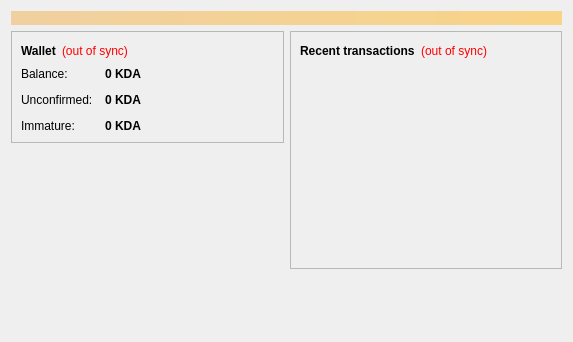
<?xml version="1.0" encoding="UTF-8"?>
<ui version="4.0">
 <class>OverviewPage</class>
 <widget class="QWidget" name="OverviewPage">
  <property name="geometry">
   <rect>
    <x>0</x>
    <y>0</y>
    <width>573</width>
    <height>342</height>
   </rect>
  </property>
  <property name="windowTitle">
   <string>Form</string>
  </property>
  <layout class="QVBoxLayout" name="topLayout">
   <item>
    <widget class="QLabel" name="labelAlerts">
     <property name="visible">
      <bool>false</bool>
     </property>
     <property name="styleSheet">
      <string notr="true">background-color: qlineargradient(x1: 0, y1: 0, x2: 1, y2: 0, stop:0 #F0D0A0, stop:1 #F8D488); color:#000000;</string>
     </property>
     <property name="wordWrap">
      <bool>true</bool>
     </property>
     <property name="margin">
      <number>3</number>
     </property>
    </widget>
   </item>
   <item>
    <layout class="QHBoxLayout" name="horizontalLayout" stretch="1,1">
     <item>
      <layout class="QVBoxLayout" name="verticalLayout_2">
       <item>
        <widget class="QFrame" name="frame">
         <property name="frameShape">
          <enum>QFrame::StyledPanel</enum>
         </property>
         <property name="frameShadow">
          <enum>QFrame::Raised</enum>
         </property>
         <layout class="QVBoxLayout" name="verticalLayout_4">
          <item>
           <layout class="QHBoxLayout" name="horizontalLayout_4">
            <item>
             <widget class="QLabel" name="label_5">
              <property name="font">
               <font>
                <weight>75</weight>
                <bold>true</bold>
               </font>
              </property>
              <property name="text">
               <string>Wallet</string>
              </property>
             </widget>
            </item>
            <item>
             <widget class="QLabel" name="labelWalletStatus">
              <property name="toolTip">
               <string>The displayed information may be out of date. Your wallet automatically synchronizes with the Kudos-alpha network after a connection is established, but this process has not completed yet.</string>
              </property>
              <property name="styleSheet">
               <string notr="true">QLabel { color: red; }</string>
              </property>
              <property name="text">
               <string notr="true">(out of sync)</string>
              </property>
              <property name="alignment">
               <set>Qt::AlignLeading|Qt::AlignLeft|Qt::AlignVCenter</set>
              </property>
             </widget>
            </item>
            <item>
             <spacer name="horizontalSpacer_2">
              <property name="orientation">
               <enum>Qt::Horizontal</enum>
              </property>
              <property name="sizeHint" stdset="0">
               <size>
                <width>40</width>
                <height>20</height>
               </size>
              </property>
             </spacer>
            </item>
           </layout>
          </item>
          <item>
           <layout class="QFormLayout" name="formLayout_2">
            <property name="fieldGrowthPolicy">
             <enum>QFormLayout::AllNonFixedFieldsGrow</enum>
            </property>
            <property name="horizontalSpacing">
             <number>12</number>
            </property>
            <property name="verticalSpacing">
             <number>12</number>
            </property>
            <item row="0" column="0">
             <widget class="QLabel" name="label">
              <property name="text">
               <string>Balance:</string>
              </property>
             </widget>
            </item>
            <item row="0" column="1">
             <widget class="QLabel" name="labelBalance">
              <property name="font">
               <font>
                <weight>75</weight>
                <bold>true</bold>
               </font>
              </property>
              <property name="cursor">
               <cursorShape>IBeamCursor</cursorShape>
              </property>
              <property name="toolTip">
               <string>Your current balance</string>
              </property>
              <property name="text">
               <string notr="true">0 KDA</string>
              </property>
              <property name="textInteractionFlags">
               <set>Qt::LinksAccessibleByMouse|Qt::TextSelectableByKeyboard|Qt::TextSelectableByMouse</set>
              </property>
             </widget>
            </item>
            <item row="1" column="0">
             <widget class="QLabel" name="label_3">
              <property name="text">
               <string>Unconfirmed:</string>
              </property>
             </widget>
            </item>
            <item row="1" column="1">
             <widget class="QLabel" name="labelUnconfirmed">
              <property name="font">
               <font>
                <weight>75</weight>
                <bold>true</bold>
               </font>
              </property>
              <property name="cursor">
               <cursorShape>IBeamCursor</cursorShape>
              </property>
              <property name="toolTip">
               <string>Total of transactions that have yet to be confirmed, and do not yet count toward the current balance</string>
              </property>
              <property name="text">
               <string notr="true">0 KDA</string>
              </property>
              <property name="textInteractionFlags">
               <set>Qt::LinksAccessibleByMouse|Qt::TextSelectableByKeyboard|Qt::TextSelectableByMouse</set>
              </property>
             </widget>
            </item>
            <item row="2" column="0">
             <widget class="QLabel" name="labelImmatureText">
              <property name="text">
               <string>Immature:</string>
              </property>
             </widget>
            </item>
            <item row="2" column="1">
             <widget class="QLabel" name="labelImmature">
              <property name="font">
               <font>
                <weight>75</weight>
                <bold>true</bold>
               </font>
              </property>
              <property name="toolTip">
               <string>Mined balance that has not yet matured</string>
              </property>
              <property name="text">
               <string notr="true">0 KDA</string>
              </property>
              <property name="textInteractionFlags">
               <set>Qt::LinksAccessibleByMouse|Qt::TextSelectableByKeyboard|Qt::TextSelectableByMouse</set>
              </property>
             </widget>
            </item>
           </layout>
          </item>
         </layout>
        </widget>
       </item>
       <item>
        <spacer name="verticalSpacer">
         <property name="orientation">
          <enum>Qt::Vertical</enum>
         </property>
         <property name="sizeHint" stdset="0">
          <size>
           <width>20</width>
           <height>40</height>
          </size>
         </property>
        </spacer>
       </item>
      </layout>
     </item>
     <item>
      <layout class="QVBoxLayout" name="verticalLayout_3">
       <item>
        <widget class="QFrame" name="frame_2">
         <property name="frameShape">
          <enum>QFrame::StyledPanel</enum>
         </property>
         <property name="frameShadow">
          <enum>QFrame::Raised</enum>
         </property>
         <layout class="QVBoxLayout" name="verticalLayout">
          <item>
           <layout class="QHBoxLayout" name="horizontalLayout_2">
            <item>
             <widget class="QLabel" name="label_4">
              <property name="text">
               <string>&lt;b&gt;Recent transactions&lt;/b&gt;</string>
              </property>
             </widget>
            </item>
            <item>
             <widget class="QLabel" name="labelTransactionsStatus">
              <property name="toolTip">
               <string>The displayed information may be out of date. Your wallet automatically synchronizes with the Kudos-alpha network after a connection is established, but this process has not completed yet.</string>
              </property>
              <property name="styleSheet">
               <string notr="true">QLabel { color: red; }</string>
              </property>
              <property name="text">
               <string notr="true">(out of sync)</string>
              </property>
              <property name="alignment">
               <set>Qt::AlignRight|Qt::AlignTrailing|Qt::AlignVCenter</set>
              </property>
             </widget>
            </item>
            <item>
             <spacer name="horizontalSpacer">
              <property name="orientation">
               <enum>Qt::Horizontal</enum>
              </property>
              <property name="sizeHint" stdset="0">
               <size>
                <width>40</width>
                <height>20</height>
               </size>
              </property>
             </spacer>
            </item>
           </layout>
          </item>
          <item>
           <widget class="QListView" name="listTransactions">
            <property name="styleSheet">
             <string notr="true">QListView { background: transparent; }</string>
            </property>
            <property name="frameShape">
             <enum>QFrame::NoFrame</enum>
            </property>
            <property name="verticalScrollBarPolicy">
             <enum>Qt::ScrollBarAlwaysOff</enum>
            </property>
            <property name="horizontalScrollBarPolicy">
             <enum>Qt::ScrollBarAlwaysOff</enum>
            </property>
            <property name="selectionMode">
             <enum>QAbstractItemView::NoSelection</enum>
            </property>
           </widget>
          </item>
         </layout>
        </widget>
       </item>
       <item>
        <spacer name="verticalSpacer_2">
         <property name="orientation">
          <enum>Qt::Vertical</enum>
         </property>
         <property name="sizeHint" stdset="0">
          <size>
           <width>20</width>
           <height>40</height>
          </size>
         </property>
        </spacer>
       </item>
      </layout>
     </item>
    </layout>
   </item>
  </layout>
 </widget>
 <resources/>
 <connections/>
</ui>
